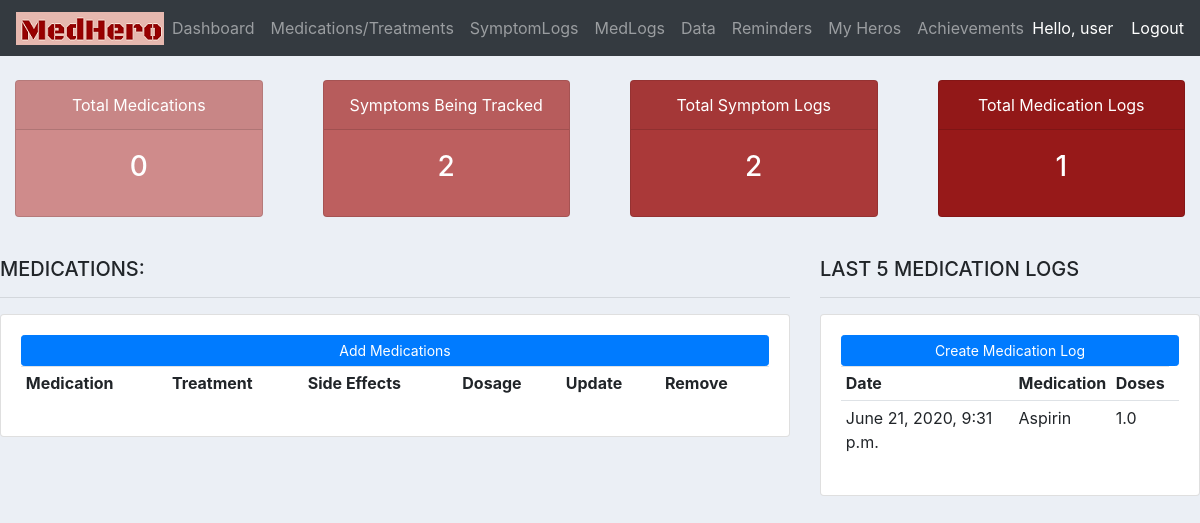
Before: / (signed in) with the older database file.
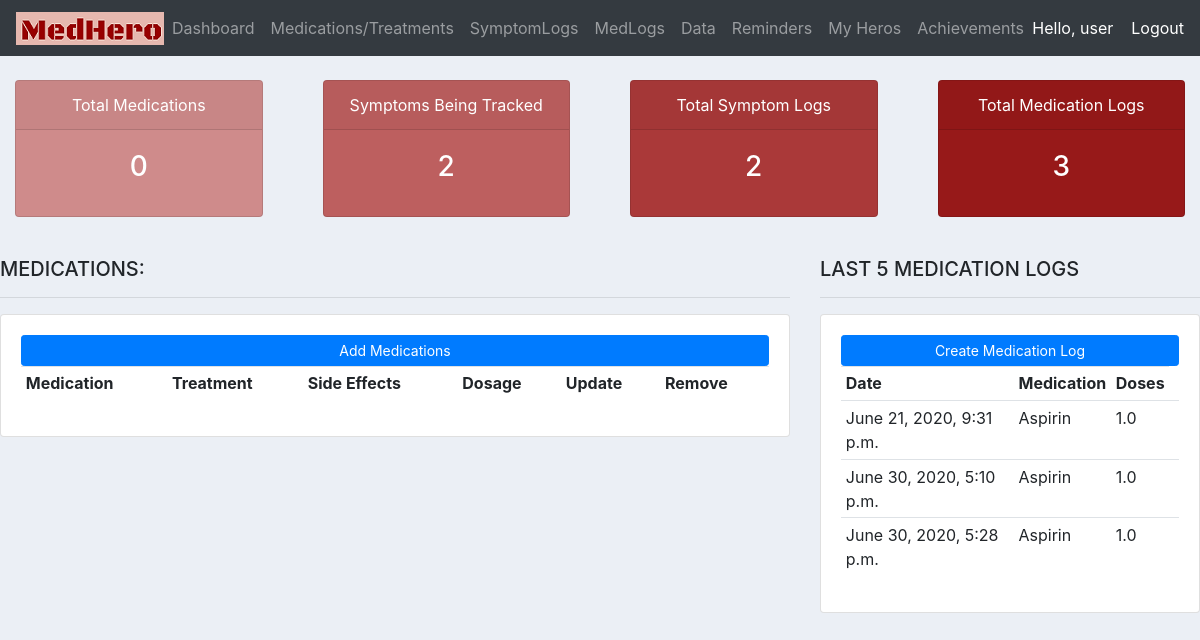
After: the same page with the newer database file.
### users/models.py (models this page shows, shortened)
class MedLog(models.Model):
    customer = models.ForeignKey(Customer, null = True, on_delete=models.SET_NULL)
    medication = models.ForeignKey(CustomerMedication, null = True, on_delete=models.SET_NULL)
    date_created = models.DateTimeField(default=timezone.now(),blank=True, null=True)
    number_of_doses = models.FloatField(null=True)

class CustomerMedication(models.Model):
    medication = models.ForeignKey(Medication, null = True, on_delete=models.SET_NULL)
    treatment_for = models.CharField(max_length=200, null=True ,blank = True)
    dosage = models.CharField(max_length=200, null=True, blank = True)
    morning = models.BooleanField(default = False)
    midday = models.BooleanField(default = False)
    evening = models.BooleanField(default = False)
    bedtime = models.BooleanField(default = False)
    customer = models.ForeignKey(Customer, null = True, on_delete=models.SET_NULL)
    def __str__(self):
        if self.medication != None:
            return self.medication.name

class Medication(models.Model):
    name = models.CharField(max_length=200, null=True)
    side_effects = models.ManyToManyField(SideEffect, blank=True)
    side_effects_list = models.CharField(max_length=300, null=True)

### users/views.py (the view)
# urls.py: path('', views.home, name="home"),
@login_required(login_url='login')
def home(request):
    customer = request.user.customer
    customer_medications = customer.customermedication_set.all()
    medications_count = customer_medications.count()
    side_effects_list =  customer.my_side_effects_list.all()
    side_effects_count = side_effects_list.distinct().count()
    logs = customer.medlog_set.all()
    symptomlogs_count = customer.symptomlog_set.all().count()
    medlogs_count = logs.count()
    context = {'medications_count': medications_count, 'side_effects_count': side_effects_count,
    'symptomlogs_count': symptomlogs_count, 'medlogs_count': medlogs_count, 'customer_medications': customer_medications, 'logs': logs}
    return render(request, 'users/dashboard.html',context)

### users/templates/users/dashboard.html (shortened to what this page needs)
{% extends 'users/main.html' %}
{% block content %}
{% include 'users/status.html' %}
<br>
<div class="row">
	<div class="col-md-8">
		<h5>MEDICATIONS:</h5>
		<hr>
		<div class="card card-body">
			<a class="btn btn-primary  btn-sm btn-block" href="{%url 'create_medication'%}">Add Medications</a>
			<table class="table table-sm">
				<tr>
					<th>Medication</th>
					<th>Treatment</th>
					<th>Side Effects</th>
					<th>Dosage</th>
					<th>Update</th>
					<th>Remove</th>
				</tr>
			</table>
		</div>
	</div>
	<div class="col-md-4">
		<h5>LAST 5 MEDICATION LOGS</h5>
		<hr>
		<div class="card card-body">
			<a class="btn btn-primary  btn-sm btn-block" href="{% url 'create_medlog' %}">Create Medication Log</a>
			<table class="table table-sm">
				<tr>
					<th>Date</th>
					<th>Medication</th>
					<th>Doses</th>
				</tr>
				{% for i in logs%}
				<tr>
					<td>{{i.date_created}}</td>
					<td>{{i.medication}}</td>
					<td>{{i.number_of_doses}}</td>
					<td>{{i.durarion_in_hours}}</td>
				</tr>
				{% endfor%}
			</table>
		</div>
	</div>
</div>
{% endblock %}

Changed rows visible on the page:
added MedLog: date_created "June 30, 2020, 5:10 p.m.", medication "Aspirin", number_of_doses "1.0"
added MedLog: date_created "June 30, 2020, 5:28 p.m.", medication "Aspirin", number_of_doses "1.0"
Other visible differences:
{{ medlogs_count }}: "1" → "3"
